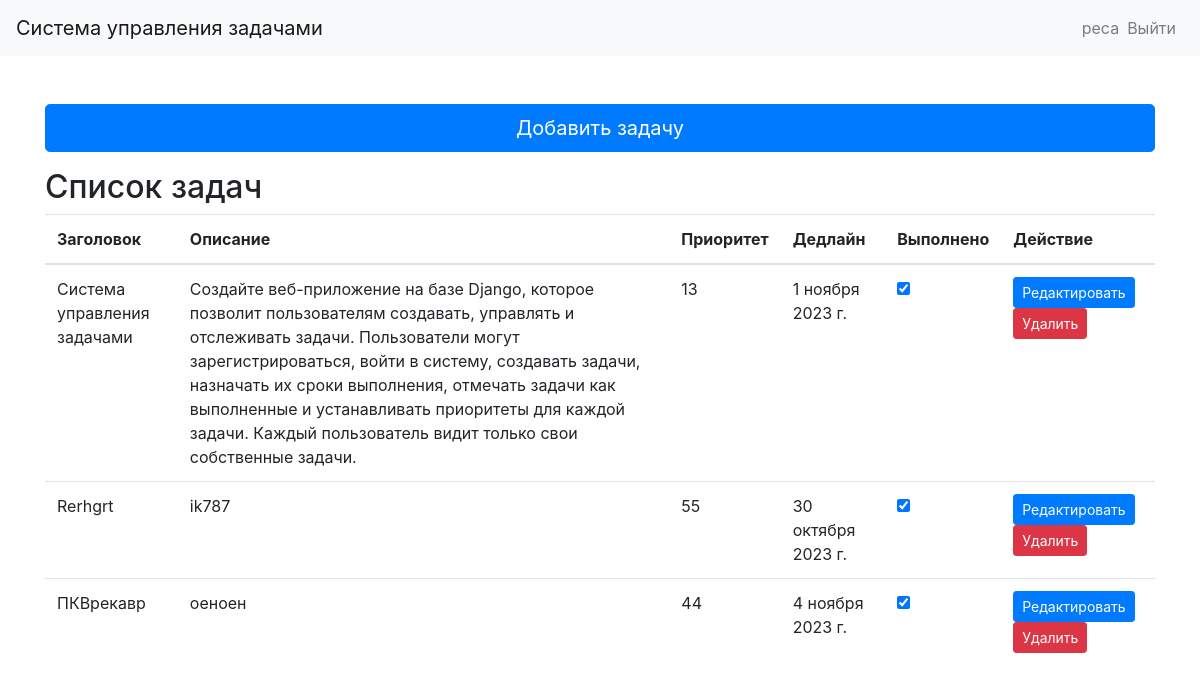
Screenshot of / (signed in) with the database file from the repository.
### todos/models.py (models this page shows, shortened)
class Task(models.Model):
    user = models.ForeignKey(User, on_delete=models.CASCADE)
    title = models.CharField(max_length=200)
    description = models.TextField()
    priority = models.IntegerField(default=1)
    deadline = models.DateField()
    completed = models.BooleanField(default=False)

### todos/views.py (the view)
# urls.py: path('', views.task_list, name='task_list'),
@login_required
def task_list(request):
    tasks = Task.objects.filter(user=request.user)
    return render(request, 'todos/task_list.html', {'tasks': tasks})

### todos/templates/todos/task_list.html (shortened to what this page needs)
{% extends 'todos/base.html' %}
{% load bootstrap4 %}
{% block content %}
<div class="row">
    <div class="col-md-12">
        <a href="{% url 'task_create' %}" class="btn btn-primary btn-lg mb-3 btn-block">Добавить задачу</a>
        <h2>Список задач</h2>
        <table class="table">
            <thead>
                <tr>
                    <th scope="col">Заголовок</th>
                    <th scope="col">Описание</th>
                    <th scope="col">Приоритет</th>
                    <th scope="col">Дедлайн</th>
                    <th scope="col">Выполнено</th>
                    <th scope="col">Действие</th>
                </tr>
            </thead>
            <tbody>
                {% for task in tasks %}
                <tr>
                    <td>{{ task.title }}</td>
                    <td>{{ task.description }}</td>
                    <td>{{ task.priority }}</td>
                    <td>{{ task.deadline }}</td>
                    <td>
                        <div class="form-check">
                            <input class="form-check-input" type="checkbox" id="taskCheck{{ task.id }}" name="completed" {% if task.completed %}checked{% endif %} onchange="this.form.submit()">
                        </div>
                    </td>
                    <td>
                        <a href="{% url 'task_edit' task.id %}" class="btn btn-primary btn-sm">Редактировать</a>
                        <a href="{% url 'task_delete' task.id %}" class="btn btn-danger btn-sm">Удалить</a>
                    </td>
                </tr>
                {% empty %}
                <tr>
                    <td colspan="6">Задачи отсутствуют.</td>
                </tr>
                {% endfor %}
            </tbody>
        </table>
    </div>
</div>
{% endblock %}

### todos/templates/todos/base.html (shortened to what this page needs)
{% load bootstrap4 %}
<!DOCTYPE html>
<html lang="en">
<head>
    <link href="https://stackpath.bootstrapcdn.com/bootstrap/4.5.2/css/bootstrap.min.css" rel="stylesheet">
</head>
<body>
    <nav class="navbar navbar-expand-lg navbar-light bg-light">
        <a class="navbar-brand" href="{% url 'task_list' %}">Система управления задачами</a>
        <div class="collapse navbar-collapse" id="navbarNav">
            <ul class="navbar-nav ml-auto">
                <li class="nav-item">
                    {% if user.is_authenticated %}
                        <ul class="navbar-nav">
                            <li class="nav-item">
                                <span class="navbar-text">{{ user }}</span>
                            </li>
                            <li class="nav-item">
                                <a class="nav-link" href="{% url 'user_logout' %}">Выйти</a>
                            </li>
                        </ul>
                    {% endif %}
                </li>
            </ul>
        </div>
    </nav>
    <div class="container mt-5">
        {% block content %}
        {% endblock %}
    </div>
</body>
</html>

### rows the page displays
Task: title "Система управления задачами", description "Создайте веб-приложение на базе Django, которое позволит пользователям создавать, управлять и отслеживать задачи. Пользователи могут зарегистрироваться, войти в систему, создавать задачи, назначать их сроки выполнения, отмечать задачи как выполненные и устанавливать приоритеты для каждой задачи. Каждый пользователь видит только свои собственные задачи.", priority "13", deadline "1 ноября 2023 г.", completed "☑"
Task: title "Rerhgrt", description "ik787", priority "55", deadline "30 октября 2023 г.", completed "☑"
Task: title "ПКВрекавр", description "оеноен", priority "44", deadline "4 ноября 2023 г.", completed "☑"

### other values shown
{{ user }} "peca"
